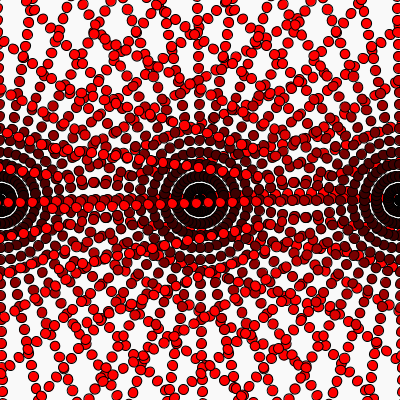
Frame 1 (no input)
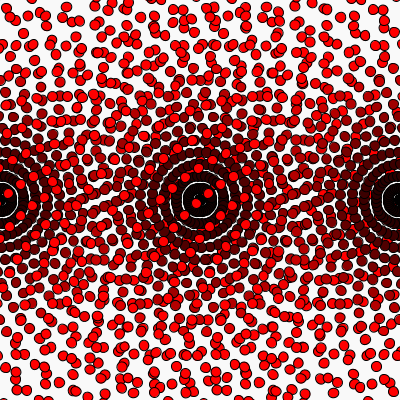
Frame 60 (the mouse pressed at the canvas centre just before this capture)
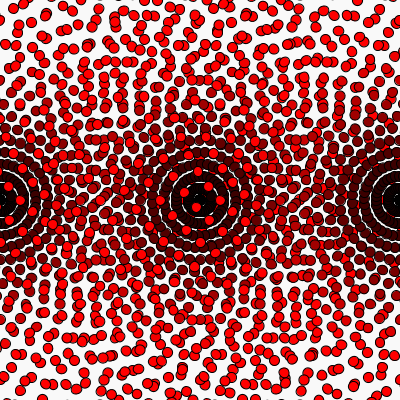
Frame 120 (the mouse held since frame 60 and released just before this capture)

The Processing sketch that drew these frames (run headless with seeded random() and noise(); from frame 60 on, the mouse is pressed at the canvas centre):

// Processing sketch: anillos_1
// ── anillos_1.pde
float a;
void setup() {
  size(400, 400);
  rectMode(CENTER);
  a=0;
}

void draw() {
  background(249);
  a = a+ 0.05;
  for (int w=0; w<3; w++) {
    pushMatrix();
    translate(200*w, 200);
    for (int i=0; i<30; i++) {
      for (int j=0; j<36; j++) {
        pushMatrix();
        //ellipse(0, 0, 5, 5);
        rotate(radians(10*j - a*i));
        fill(20*i, 0, 0);
        ellipse(12*i, 0, 10, 10);
        popMatrix();
      }
    }
    popMatrix();
  }
}
